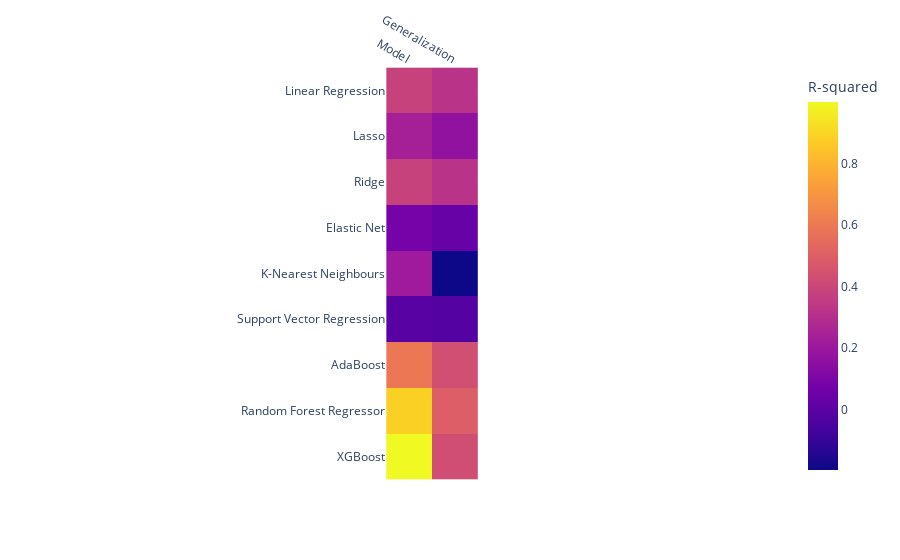

Notebook cell for this chart:
### Markdown cell above
# HeatMap of R-squared

### Code cell
data=[[0.38135733062186505, 0.31773892234984896], [0.23859111183314374, 0.16987462260064562], [0.381116381258912, 0.31857544118863823], [0.0834389651082641, 0.03568911068377545], [0.21398562679758482, -0.19639572745747108], [-0.004985156118531231, -0.022096281981379206], [0.593320607476385, 0.43417198326226025], [0.8846719180164109, 0.49686269443897535], [0.9996766904388145, 0.43056823270108674]]

fig = px.imshow(data,
                labels=dict(color="R-squared"),
                x=['Model', 'Generalization'],
                y=['Linear Regression', 'Lasso', 'Ridge','Elastic Net','K-Nearest Neighbours','Support Vector Regression','AdaBoost','Random Forest Regressor','XGBoost']
               )
fig.update_xaxes(side="top")
fig.show()

### Figure 1 — Plotly figure (JSON) as saved in the notebook; plotly's stock layout.template omitted (floating-point values rounded to 4 significant figures)
{"data": [{"coloraxis": "coloraxis", "hovertemplate": "x: %{x}<br>y: %{y}<br>R-squared: %{z}<extra></extra>", "name": "0", "type": "heatmap", "x": ["Model", "Generalization"], "xaxis": "x", "y": ["Linear Regression", "Lasso", "Ridge", "Elastic Net", "K-Nearest Neighbours", "Support Vector Regression", "AdaBoost", "Random Forest Regressor", "XGBoost"], "yaxis": "y", "z": [[0.3814, 0.3177], [0.2386, 0.1699], [0.3811, 0.3186], [0.08344, 0.03569], [0.214, -0.1964], [-0.004985, -0.0221], [0.5933, 0.4342], [0.8847, 0.4969], [0.9997, 0.4306]]}], "layout": {"coloraxis": {"colorbar": {"title": {"text": "R-squared"}}, "colorscale": [[0, "#0d0887"], [0.1111, "#46039f"], [0.2222, "#7201a8"], [0.3333, "#9c179e"], [0.4444, "#bd3786"], [0.5556, "#d8576b"], [0.6667, "#ed7953"], [0.7778, "#fb9f3a"], [0.8889, "#fdca26"], [1, "#f0f921"]]}, "margin": {"t": 60}, "xaxis": {"anchor": "y", "constrain": "domain", "domain": [0, 1], "scaleanchor": "y", "side": "top"}, "yaxis": {"anchor": "x", "autorange": "reversed", "constrain": "domain", "domain": [0, 1]}}}
